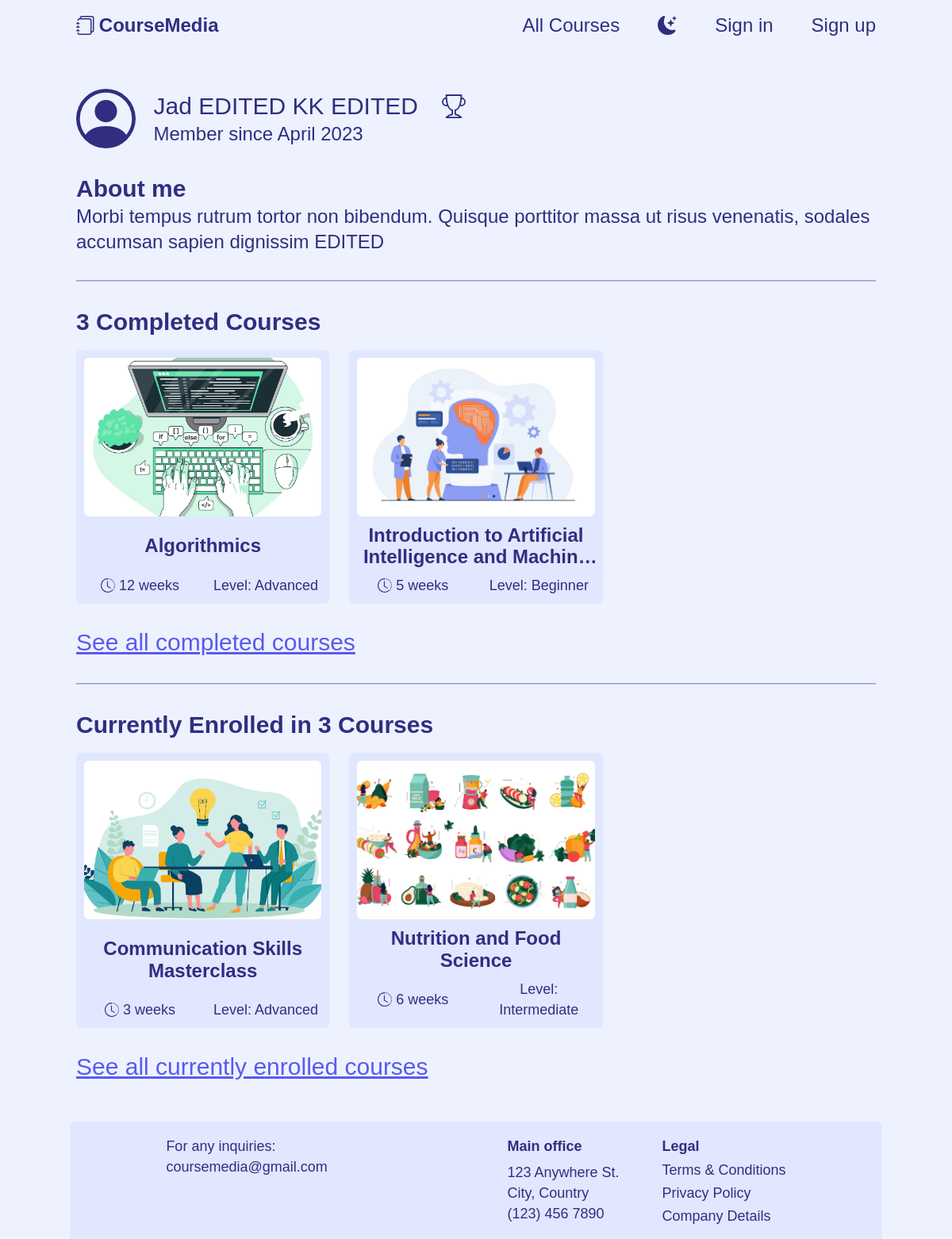
Page /profile/6 on the committed database.
### courses_platform/models.py (models this page shows, shortened)
class User(AbstractUser):
    REQUIRED_FIELDS = ["role", "about"]
    STUDENT = 1
    INSTRUCTOR = 2
    ROLE_CHOICES = [
        (STUDENT, "Student"),
        (INSTRUCTOR, "Instructor")
    ]
    role = models.PositiveSmallIntegerField(choices=ROLE_CHOICES)
    instructor_title = models.CharField(max_length=120, null=True, blank=True, validators=[
                                        MinLengthValidator(10), MaxLengthValidator(120)])
    about = models.TextField(max_length=950, validators=[
                             MinLengthValidator(40), MaxLengthValidator(950)])
    enrolled_courses = models.ManyToManyField(
        "Course", blank=True, related_name="enrolled_students")

class Course(models.Model):
    ART_AND_CULTURE = 1
    COMMUNICATION = 2
    COMPUTER_SCIENCE = 3
    DESIGN = 4
    FOOD_AND_NUTRITION = 5
    LANGUAGE = 6
    MATH = 7
    SCIENCE = 8
    CATEGORY_CHOICES = [
        (ART_AND_CULTURE, "Art & Culture"),
        (COMMUNICATION, "Communication"),
        (COMPUTER_SCIENCE, "Computer Science"),
        (DESIGN, "Design"),
        (FOOD_AND_NUTRITION, "Food & Nutrition"),
        (LANGUAGE, "Language"),
        (MATH, "Math"),
        (SCIENCE, "Science"),
    ]
    ENGLISH = 1
    FRENCH = 2
    SPANISH = 3
    LANGUAGE_CHOICES = [
        (ENGLISH, "English"),
        (FRENCH, "French"),
        (SPANISH, "Spanish")
    ]
    BEGINNER = 1
    INTERMEDIATE = 2
    ADVANCED = 3
    LEVEL_CHOICES = [
        (BEGINNER, "Beginner"),
        (INTERMEDIATE, "Intermediate"),
        (ADVANCED, "Advanced")
    ]
    instructor = models.ForeignKey(
        "User", on_delete=models.CASCADE, related_name="courses_taught")
    title = models.CharField(max_length=80, validators=[
                             MinLengthValidator(10), MaxLengthValidator(80)])
    image = models.ImageField(
        upload_to="courses_images/", null=True, blank=True)
    category = models.PositiveSmallIntegerField(choices=CATEGORY_CHOICES)
    short_description = models.TextField(max_length=200, validators=[
                                         MinLengthValidator(50), MaxLengthValidator(200)])
    duration = models.PositiveSmallIntegerField(
        validators=[MinValueValidator(2), MaxValueValidator(24)])
    long_description = models.TextField(
        max_length=2000, validators=[MinLengthValidator(200), MaxLengthValidator(2000)])
    language = models.PositiveSmallIntegerField(choices=LANGUAGE_CHOICES)
    level = models.PositiveSmallIntegerField(choices=LEVEL_CHOICES)
    prerequisite = models.ForeignKey(
        "self", on_delete=models.SET_NULL, null=True, blank=True)
    certificate = models.BooleanField()
    passing_grade = models.PositiveSmallIntegerField(
        validators=[MinValueValidator(50), MaxValueValidator(100)])
    passers = models.ManyToManyField(
        "User", blank=True, related_name="courses_passed")
    creation_date = models.DateField(auto_now_add=True)

### courses_platform/views.py (the view, shortened to what this page needs)
# urls.py: path("profile/<int:user_id>", views.user_profile, name="user_profile"),
def user_profile(request, user_id):
    try:
        current_user = User.objects.get(id=user_id)
    except User.DoesNotExist:
        messages.error(request, "Invalid user id")
        return HttpResponseRedirect(reverse("index"))
    if current_user.role == User.STUDENT:
        passed_courses = current_user.courses_passed.all().order_by("title")
        enrolled_not_passed_courses = []
        enrolled_courses = current_user.enrolled_courses.all().order_by("title")
        for course in enrolled_courses:
            if course not in current_user.courses_passed.all():
                enrolled_not_passed_courses.append(course)
        return render(request, "courses_platform/student_profile.html", {
            "current_user": current_user,
            "passed_courses": passed_courses,
            "enrolled_not_passed_courses": enrolled_not_passed_courses
        })
    else:
        messages.error(request, "An error occured")
        return HttpResponseRedirect(reverse("index"))

### courses_platform/templates/courses_platform/student_profile.html (shortened to what this page needs)
{% extends "courses_platform/user_profile_layout.html" %}
{% load static %}
{% block followingLink %}
    <link href="{% static 'courses_platform/pages/student_profile.css' %}" rel="stylesheet">
{% endblock %}
{% block followingBody %}
    <section class="s-profile__courses-section">
        {% if passed_courses|length == 0 %}
            <h2 class="profile__h2">No Completed Courses Yet</h2>
        {% else %}
            <h2 class="profile__h2">{{passed_courses|length}} Completed Courses</h2>
            <div class="course-card__cards-grid-wrapper s-profile__courses-cards" style="display: none;">
                <div class="course-card__cards-grid">
                {% for course in passed_courses|slice:":2" %}
                    <a href="{% url 'course_page' course.id %}" class="course-card__card-anchor">
                        <div class="course-card__card">
                        {% if not course.image %}
                            <img class="course-card__card-img" src="/media/courses_images/default_img.jpg" alt="Course's image">
                        {% else %}
                            <img class="course-card__card-img" src="{{ course.image.url }}" alt="Course's image">
                        {% endif %}
                            <div class="course-card__card-title">{{ course.title }}</div>
                            <div class="course-card__card-description">
                            <div class="course-card__card-duration">
                                <span>{{ course.duration }} weeks</span>
                            </div>
                            <div class="course-card__card-level">Level: {{ course.get_level_display }}</div>
                            </div>
                        </div>
                    </a>
                {% endfor %}
                </div>
            </div>
            <a class="s-profile__a" href="{% url 'completed_courses' current_user.id %}">See all completed courses</a>
        {% endif %}
    </section>
    <hr class="profile__hr">
    <section class="s-profile__courses-section">
        {% if enrolled_not_passed_courses|length == 0 %}
            <h2 class="profile__h2">No Enrolled Courses Yet</h2>
        {% else %}
            <h2 class="profile__h2">Currently Enrolled in {{ enrolled_not_passed_courses|length }} Courses</h2>
            <div class="course-card__cards-grid-wrapper s-profile__courses-cards" style="display: none;">
                <div class="course-card__cards-grid">
                {% for course in enrolled_not_passed_courses|slice:":2" %}
                    <a href="{% url 'course_page' course.id %}" class="course-card__card-anchor">
                        <div class="course-card__card">
                        {% if not course.image %}
                            <img class="course-card__card-img" src="/media/courses_images/default_img.jpg" alt="Course's image">
                        {% else %}
                            <img class="course-card__card-img" src="{{ course.image.url }}" alt="Course's image">
                        {% endif %}
                            <div class="course-card__card-title">{{ course.title }}</div>
                            <div class="course-card__card-description">
                            <div class="course-card__card-duration">
                                <span>{{ course.duration }} weeks</span>
                            </div>
                            <div class="course-card__card-level">Level: {{ course.get_level_display }}</div>
                            </div>
                        </div>
                    </a>
                {% endfor %}
                </div>
            </div>
            <a class="s-profile__a" href="{% url 'enrolled_courses' current_user.id %}">See all currently enrolled courses</a>
            {% endif %}
    </section>
{% endblock %}

### courses_platform/templates/courses_platform/user_profile_layout.html (shortened to what this page needs)
{% extends "courses_platform/layout.html" %}
{% load static %}
{% block link %}
    <link href="{% static 'courses_platform/components/course-cards.css' %}" rel="stylesheet">
    <link href="{% static 'courses_platform/components/user_profile_layout.css' %}" rel="stylesheet">
    {% block followingLink %}
    {% endblock %}
{% endblock %}
{% block body %}
    <div class="my-container profile__cont">
        <section class="profile__first-section">
            <div class="profile__icon-descrip-cont">
                <svg class="profile__profile-icon" xmlns="http://www.w3.org/2000/svg" fill="currentColor" viewBox="0 0 16 16">
                    <path d="M11 6a3 3 0 1 1-6 0 3 3 0 0 1 6 0z"/>
                    <path fill-rule="evenodd" d="M0 8a8 8 0 1 1 16 0A8 8 0 0 1 0 8zm8-7a7 7 0 0 0-5.468 11.37C3.242 11.226 4.805 10 8 10s4.757 1.225 5.468 2.37A7 7 0 0 0 8 1z"/>
                </svg>
                <div class="profile__descrip-cont">
                    <div class="profile__name-cont">
                        <div>{{current_user.first_name}} {{current_user.last_name}}</div>
                        {% if current_user.role == current_user.STUDENT and current_user.courses_passed.count > 2 %}
                        <div class="profile__reward-icon-cont" title="This is granted for completing 2+ courses">
                        </div>
                        {% endif %}
                    </div>
                    <div class="profile__desc-txt">
                        {% if current_user.role == current_user.STUDENT %}
                            Member since {{current_user.date_joined|date:"F Y"}}
                        {% else %}
                            {{current_user.instructor_title}}
                        {% endif %}
                    </div>
                </div>
            </div>
        </section>
        <section class="profile__about-cont">
            <h2 class="profile__h2">About me</h2>
            <p class="profile__p">{{current_user.about}}</p>
        </section>
        <hr class="profile__hr">
        {% block followingBody %}
        {% endblock %}
    </div>
{% endblock %}

### courses_platform/static/courses_platform/styles.css (style rules this page uses)
:root { --clr-dark: #312e81; --clr-light: #eef2ff; --clr-light-a0: #eef2ff00; --clr-light-a05: #eef2ff89; --clr-p-anchor: #585bee; --clr-card-bg: #E0E7FF; --clr-overlay: #000; --clr-bg-disabled-input: #e0e0e0; --clr-txt-disabled-input: #312e81; --size-xxs: 0.5rem; --size-xs: 0.75rem; --size-sm: 0.875rem; --size-base: 1rem; --size-lg: 1.125rem; --size-xl: 1.25rem; --size-2xl: 1.5rem; --size-3xl: 1.875rem; --size-4xl: 2.25rem; --size-5xl: 3rem; --size-6xl: 3.75rem; --size-7xl: 4.5rem; --size-8xl: 6rem; --size-9xl: 8rem; --size-10xl: 10rem; }
* { margin: 0; line-height: calc(1em + 0.5rem); }
html { scroll-behavior: smooth; }
body { font-family: 'General Sans', sans-serif; background-color: var(--clr-light); color: var(--clr-dark); min-height: 100vh; display: flex; flex-direction: column; }
img, picture { display: block; max-width: 100%; user-select: none; }
a { color: var(--clr-dark); }

### courses_platform/static/courses_platform/components/course-cards.css (style rules this page uses)
.course-card__cards-grid-wrapper { display: flex; justify-content: center; }
.course-card__cards-grid { width: 90%; display: grid; grid-template-columns: minmax(0, 1fr); grid-auto-rows: 1fr; justify-items: center; gap: 25px; }
.course-card__card-anchor { width: 100%; text-decoration: none; transition: transform 0.1s linear, border 0.1s linear; }
.course-card__card { background-color: var(--clr-card-bg); border-radius: 6px; display: flex; flex-direction: column; justify-content: space-between; align-items: center; padding: 10px; width: 100%; height: 100%; }
.course-card__card-img { height: 150px; width: 100%; border-radius: 6px; object-fit: cover; }
.course-card__card-title { font-size: var(--size-xl); text-align: center; margin-block-start: 0.4em; margin-block-end: 0.4em; font-weight: 600; line-height: 1.15em; display: -webkit-box; -webkit-line-clamp: 2; line-clamp: 2; -webkit-box-orient: vertical; overflow: hidden; text-overflow: ellipsis; }
.course-card__card-description { font-size: var(--size-base); display: flex; gap: 1em; width: 100%; }
.course-card__card-duration { display: flex; justify-content: center; align-items: center; gap: 0.3em; flex: 1; }
.course-card__icon { height: 1em; }
.course-card__card-level { text-align: center; flex: 1; }
@media (min-width: 390px) { .course-card__cards-grid { width: 80%; } }
@media (min-width: 475px) { .course-card__cards-grid { width: 70%; } }
@media (min-width: 640px) { .course-card__cards-grid { grid-template-columns: repeat(2, minmax(0, 1fr)); width: 100%; } }
@media (min-width: 768px) { .course-card__card-img { height: 200px; } }
@media (min-width: 1024px) { .course-card__cards-grid { grid-template-columns: repeat(3, minmax(0, 1fr)); } }
@media (min-width: 1024px) { .course-card__card-title { font-size: var(--size-2xl); } }
@media (min-width: 1024px) { .course-card__card-description { font-size: var(--size-lg); } }

### courses_platform/static/courses_platform/components/user_profile_layout.css (style rules this page uses)
.profile__cont { margin-block-start: 1.5em; margin-block-end: 2em; }
.profile__icon-descrip-cont { display: flex; align-items: center; gap: 0.75em; font-size: var(--size-xl); }
.profile__profile-icon { height: 2.5em; }
.profile__descrip-cont { display: flex; flex-direction: column; align-items: start; }
.profile__name-cont { display: flex; align-items: center; gap: 1em; }
.profile__reward-icon-cont { display: flex; align-items: center; }
.profile__reward-icon { height: 1em; }
.profile__desc-txt { font-size: var(--size-lg); }
.profile__about-cont { margin-block-start: 1.5em; }
.profile__h2 { font-size: var(--size-2xl); }
.profile__p { font-size: var(--size-xl); }
.profile__hr { border-color: var(--clr-dark); opacity: 0.33; margin-block-start: 2em; }
@media (min-width: 640px) { .profile__first-section { display: flex; flex-direction: row; justify-content: space-between; align-items: start; gap: 0; } }
@media (min-width: 640px) { .profile__icon-descrip-cont { font-size: var(--size-2xl); } }
@media (min-width: 640px) { .profile__desc-txt { font-size: var(--size-xl); } }
@media (min-width: 640px) { .profile__h2 { font-size: var(--size-3xl); } }
@media (min-width: 640px) { .profile__p { font-size: var(--size-2xl); } }
@media (min-width: 768px) { .profile__cont { margin-block-start: 3em; } }
@media (min-width: 768px) { .profile__about-cont { margin-block-start: 2em; } }
@media (min-width: 1024px) { .profile__icon-descrip-cont { font-size: var(--size-3xl); } }
@media (min-width: 1024px) { .profile__desc-txt { font-size: var(--size-2xl); } }

### rows in the picture
User: first_name "Jad EDITED", last_name "KK EDITED", date_joined "April 2023", about "Morbi tempus rutrum tortor non bibendum. Quisque porttitor massa ut risus venenatis, sodales accumsan sapien dignissim EDITED"
Course: image (picture), title "Algorithmics", duration "12", level "Advanced"
Course: image (picture), title "Introduction to Artificial Intelligence and…", duration "5", level "Beginner"
Course: image (picture), title "Communication Skills Masterclass", duration "3", level "Advanced"
Course: image (picture), title "Nutrition and Food Science", duration "6", level "Intermediate"

### other values in the picture
{{ passed_courses|length }} "3"
{{ enrolled_not_passed_courses|length }} "3"
